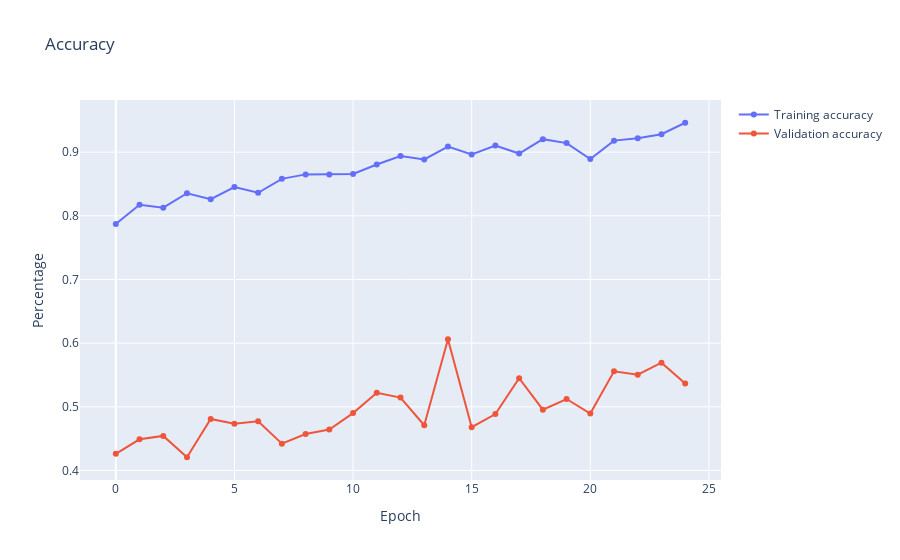

Notebook source saved alongside this figure:
### Markdown cell above
1. ``import plotly.graph_objects as goimport plotly.graph_objects as go `` - IT contains a automatically-generated hierarchy of Python classes that represent non-leaf nodes in this figure schema. 

2. ``fig = go.Figure()`` - is a Python package for creating, manipulation, nad rendering graphocal figures. Graphs are represented by figures, which are data structure. 


5. ``fig.show()`` - is the pyplot module of the matplotlob library, this function allows all figures to be displayed. It also helps to visualize more easily.

### Code cell
import plotly.graph_objects as go
fig = go.Figure()

fig.add_trace(go.Scatter(x=history.epoch,
                         y=history.history['accuracy'],
                         mode='lines+markers',
                         name='Training accuracy'))
fig.add_trace(go.Scatter(x=history.epoch,
                         y=history.history['val_accuracy'],
                         mode='lines+markers',
                         name='Validation accuracy'))
fig.update_layout(title='Accuracy',
                        xaxis=dict(title='Epoch'),
                        yaxis=dict(title='Percentage'))
fig.show()

### Figure 1 — Plotly figure (JSON) as saved in the notebook; plotly's stock layout.template omitted (floating-point values rounded to 4 significant figures)
{"data": [{"mode": "lines+markers", "name": "Training accuracy", "type": "scatter", "x": [0, 1, 2, 3, 4, 5, 6, 7, 8, 9, 10, 11, 12, 13, 14, 15, 16, 17, 18, 19, 20, 21, 22, 23, 24], "y": [0.7871, 0.8175, 0.8128, 0.8354, 0.8261, 0.8453, 0.8362, 0.858, 0.8651, 0.8651, 0.8658, 0.8807, 0.8939, 0.8885, 0.9087, 0.8963, 0.9103, 0.8978, 0.9204, 0.9142, 0.8892, 0.9181, 0.922, 0.9282, 0.9462]}, {"mode": "lines+markers", "name": "Validation accuracy", "type": "scatter", "x": [0, 1, 2, 3, 4, 5, 6, 7, 8, 9, 10, 11, 12, 13, 14, 15, 16, 17, 18, 19, 20, 21, 22, 23, 24], "y": [0.4261, 0.4489, 0.4543, 0.4207, 0.4809, 0.4733, 0.4771, 0.4421, 0.4573, 0.4642, 0.4901, 0.5221, 0.5145, 0.471, 0.6059, 0.468, 0.4886, 0.545, 0.4954, 0.5122, 0.4893, 0.5556, 0.5503, 0.5694, 0.5366]}], "layout": {"title": {"text": "Accuracy"}, "xaxis": {"title": {"text": "Epoch"}}, "yaxis": {"title": {"text": "Percentage"}}}}
